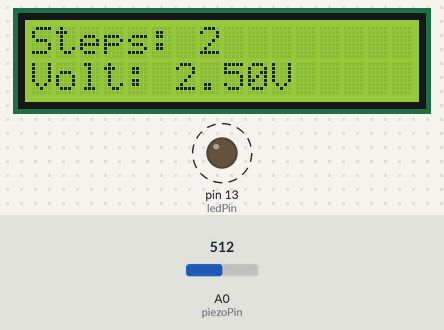
Simulated run of this sketch. Board: Arduino Nano, built with avr-gcc and run on an emulated ATmega328P. Shown: 16×2 character LCD, output pins drawn as LEDs (lit = HIGH). Dashed ring = blinking. The test bench sets the inputs (shaded band); at power-on: A0 (piezoPin) = 512.

Above: at 3.2 s.
3.3 s: A0 (piezoPin) set to 716
At 3.84 s:
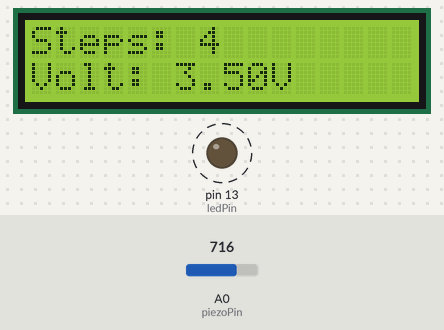
5.1 s: A0 (piezoPin) set to 900
At 5.99 s:
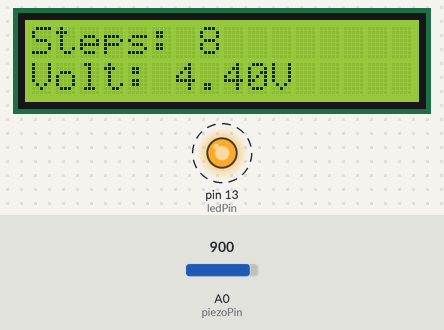
7.1 s: A0 (piezoPin) set to 1023
At 7.89 s:
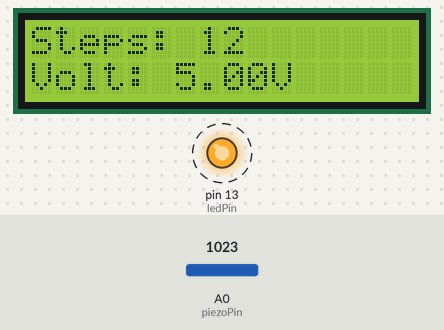
Timing chart, 0 to 15.0 s (numbered marks = the images above; inputs shaded):
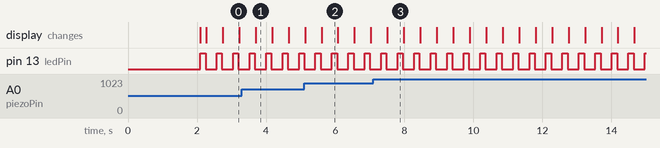

The sketch:

sketch.ino
```cpp
/*
 * Footstep Power Generation & Energy Harvesting System
 * Controller: Arduino Nano
 */

#include <Wire.h>
#include <LiquidCrystal_I2C.h>

LiquidCrystal_I2C lcd(0x27, 16, 2);

const int piezoPin = A0;      // Analog input from piezo bridge & capacitor filter
const int ledPin = 13;        // Status LED / Transistor control output

int stepCount = 0;
float voltage = 0.0;
const float threshold = 0.2;  // Voltage detection threshold in Volts

void setup() {
  pinMode(ledPin, OUTPUT);
  digitalWrite(ledPin, LOW);

  lcd.init();
  lcd.backlight();

  lcd.setCursor(0, 0);
  lcd.print("FOOTSTEP POWER");
  lcd.setCursor(0, 1);
  lcd.print("GENERATOR MODEL");
  delay(2000);
  lcd.clear();
}

void loop() {
  int rawValue = analogRead(piezoPin);
  voltage = (rawValue * 5.0) / 1023.0;

  if (voltage > threshold) {
    stepCount++;

    digitalWrite(ledPin, HIGH);
    delay(150);
    digitalWrite(ledPin, LOW);

    lcd.setCursor(0, 0);
    lcd.print("Steps: ");
    lcd.print(stepCount);
    lcd.print("    ");

    lcd.setCursor(0, 1);
    lcd.print("Volt: ");
    lcd.print(voltage, 2);
    lcd.print("V   ");

    delay(300);
  }
}
```

Measured:
- by itself, pin 13 (ledPin): alternates HIGH for 0.15 s and LOW for 0.33 s
- what the display in image 0 shows lasts 0.5 s, from 2.7 s to 3.2 s
